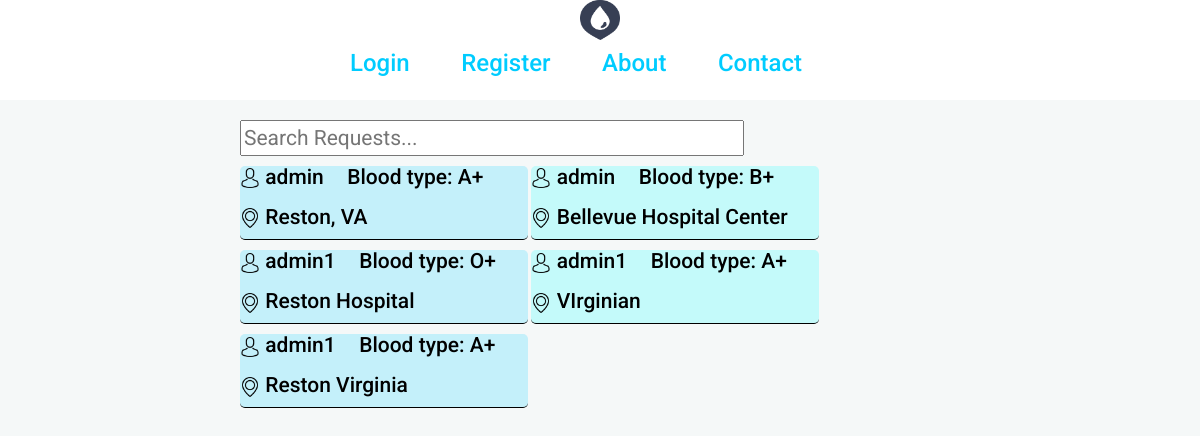
The app's page /requestlist/, older data.
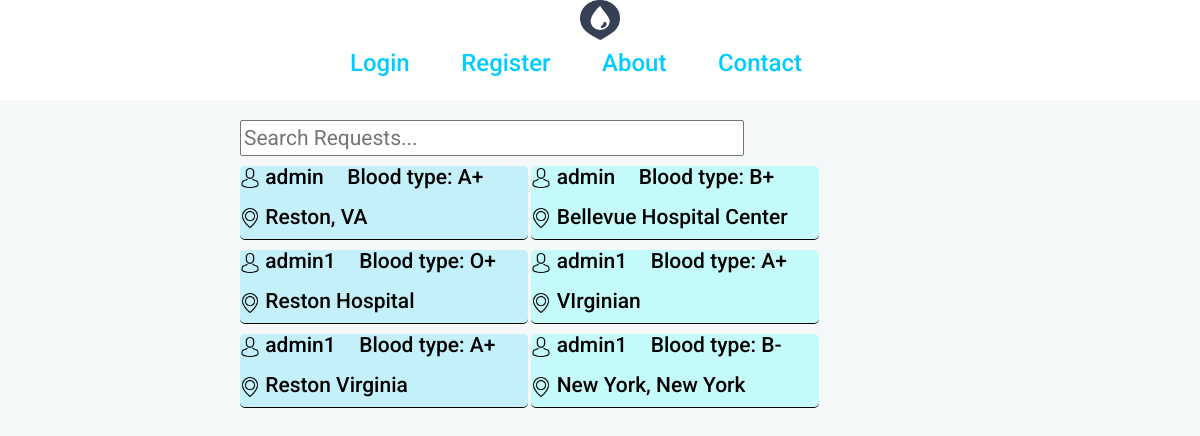
The same page, newer data.
### socialblood/models.py (models this page shows, shortened)
class Request(models.Model):
    blood_type = models.CharField(max_length=3, choices =BLOOD_TYPES)
    create_date = models.DateTimeField(blank=True, null=True)
    location = models.CharField(max_length=120)
    user = models.ForeignKey('auth.User')

### socialblood/views.py (the view)
# urls.py: url(r'^requestlist/', views.RequestListView.as_view(), name='requestlist'),
class RequestListView(ListView):
    model = Request
    template_name = 'blood/requestlist.html'
    def get_context_data(self, **kwargs):
        context = super(RequestListView, self).get_context_data(**kwargs)
        return context

### socialblood/templates/blood/requestlist.html (shortened to what this page needs)
<!DOCTYPE html>
{% load staticfiles %}
<html lang="en">
<head>
    <link rel="stylesheet" href="//maxcdn.bootstrapcdn.com/bootstrap/3.2.0/css/bootstrap.min.css">
    <link rel="stylesheet" href="//maxcdn.bootstrapcdn.com/bootstrap/3.2.0/css/bootstrap-theme.min.css">
    <link rel="stylesheet" href="{% static 'css/navigationbar.css' %}">
    <link rel="stylesheet" href="{% static 'css/buttons.css' %}">
    <link rel="stylesheet" href="{% static 'css/user.css' %}">
    <link rel="stylesheet" href="{% static 'css/requestlist.css' %}">
</head>
<body>
<nav>
    <div class="logo">
        <img src="{% static 'images/logo-dark.png' %}">
    </div>
    <div class="nav-wrapper">
        <div class="nav-info">
             {% if user.is_authenticated %}
             <h3><a href="/">Home</a></h3>
            <h3><a href="/request/">Request Blood</a></h3>
            <h3><a href="/about/">About</a></h3>
            {% else %}
            <h3><a href="{% url 'login'%}">Login</a></h3>
            <h3><a href="{% url 'register' %}">Register</a></h3>
            <h3><a href="#">About</a></h3>
            {% endif %}
            <h3><a href="/contact/">Contact</a></h3>
        </div>
    </div>
</nav>
<div class="wrapper">
    <input type="text" id="searchRequestInput" onkeyup="searchFunction()" placeholder="Search Requests...">
	<ul id="requestUL">
	{% for request in object_list %}
	    <li class="entry">
        <div class="line">
            <div class="user">
                <h1><img src="{% static 'images/icons/avatar.png' %}"> {{request.user}}</h1>
            </div>
            <div class="blood_type">
            <h1>Blood type: {{ request.blood_type }}</h1>
            </div>
        </div>
            <div class="location">
                <h1><img src="{% static 'images/icons/placeholder.png' %}"> {{request.location}}</h1>
            </div>
        </li>
	{% empty %}
	    <li>No requests have been made yet.</li>
	{% endfor %}
	</ul>
</div>
</body>
</html>

Row changes from the older to the newer data that the page shows:
added Request: user "admin1", blood_type "B-", location "New York, New York"
